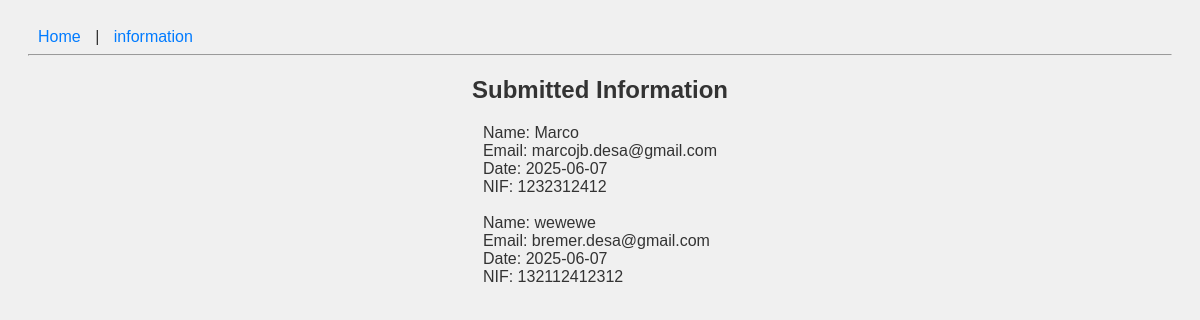
/list, run on an earlier commit of the app's database.
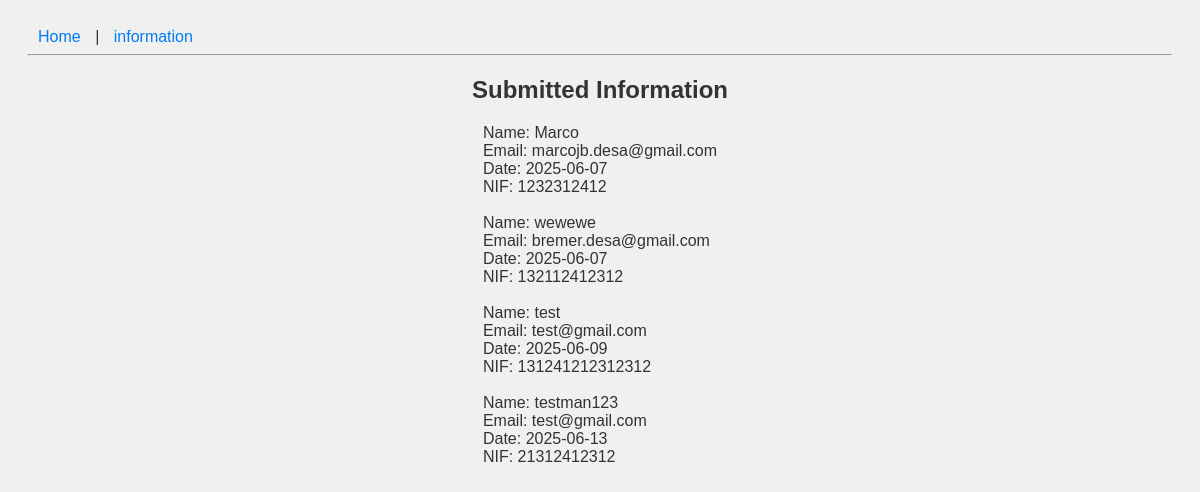
And on a later commit of the database.
### app.py (models this page shows)
class BaseModel(Model):
    class Meta:
        database = db

class FormSubmission(BaseModel):
    name = CharField()
    email = CharField()
    date = CharField()
    nif = CharField()

### app.py (the view)
@app.route('/list', methods=['GET', 'POST'])
def show_list():
    submissions = FormSubmission.select()
    return render_template('list.html', submissions=submissions)

### templates/list.html (shortened to what this page needs)
{% extends "base.html" %}
{% block content %}
<h2>Submitted Information</h2>
<div style="display: flex; justify-content: center;">
    {% for sub in submissions %}
        Name: {{ sub.name }}<br>
        Email: {{ sub.email }}<br>
        Date: {{ sub.date }}<br>
        NIF: {{ sub.nif }}<br><br>
    {% endfor %}
</div>
{% endblock %}

### templates/base.html (shortened to what this page needs)
<!DOCTYPE html>
<html lang="en">
<head>
    <link rel="stylesheet" href="{{ url_for('static', filename='style.css')
}}">
</head>
<body>
    <nav>
        <a href="/">Home</a> |
        <a href="/list">information</a>
    </nav>
    <hr>
    {% block content %}{% endblock %}
</body>
</html>

### static/style.css (style rules this page uses)
body { font-family: Arial, sans-serif; background-color: #f0f0f0; color: #333; padding: 20px; }
h2 { text-align: center; }
nav a { margin: 0 10px; text-decoration: none; color: #007BFF; }

What changed in the data, as far as the page shows it:
added FormSubmission: name "test", email "test@gmail.com", date "2025-06-09", nif "131241212312312"
added FormSubmission: name "testman123", email "test@gmail.com", date "2025-06-13", nif "21312412312"
